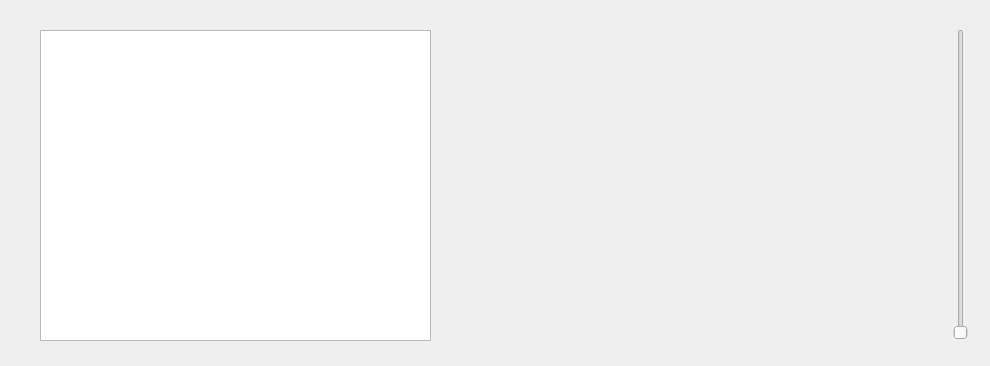
<?xml version="1.0" encoding="UTF-8"?>
<ui version="4.0">
 <class>Dialog</class>
 <widget class="QDialog" name="Dialog">
  <property name="geometry">
   <rect>
    <x>0</x>
    <y>0</y>
    <width>990</width>
    <height>366</height>
   </rect>
  </property>
  <property name="windowTitle">
   <string>Dialog</string>
  </property>
  <widget class="PlotWidget" name="graphicsView1">
   <property name="geometry">
    <rect>
     <x>40</x>
     <y>30</y>
     <width>391</width>
     <height>311</height>
    </rect>
   </property>
  </widget>
  <widget class="QWidget" name="widget1" native="true">
   <property name="geometry">
    <rect>
     <x>480</x>
     <y>30</y>
     <width>431</width>
     <height>311</height>
    </rect>
   </property>
  </widget>
  <widget class="QSlider" name="slider1">
   <property name="geometry">
    <rect>
     <x>950</x>
     <y>29</y>
     <width>22</width>
     <height>311</height>
    </rect>
   </property>
   <property name="orientation">
    <enum>Qt::Vertical</enum>
   </property>
  </widget>
 </widget>
 <customwidgets>
  <customwidget>
   <class>PlotWidget</class>
   <extends>QGraphicsView</extends>
   <header>pyqtgraph</header>
  </customwidget>
 </customwidgets>
 <resources/>
 <connections/>
</ui>
